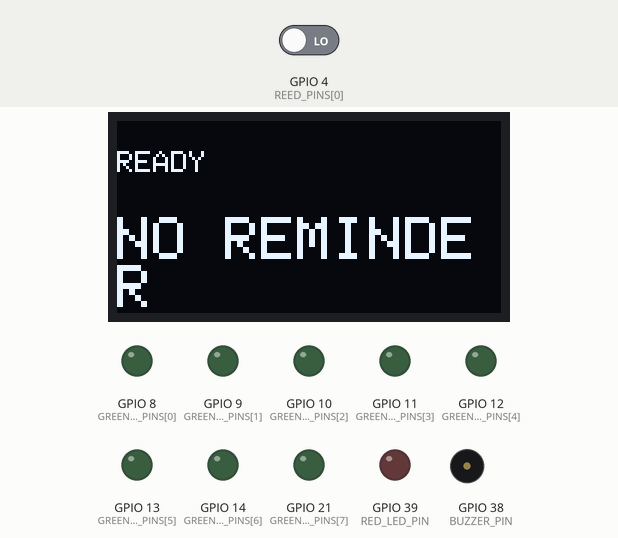
Bench run of a sketch on a simulated ESP32-S3. On the bench: 128×64 one-colour display, output pins drawn as LEDs (lit = HIGH), buzzer (waves = sounding, pin HIGH). The test bench sets the inputs (shaded band); at power-on: GPIO 4 (REED_PINS[0]) LOW. WiFi joins after 1.5 s; servers stay silent unless stated; uploads are accepted with an empty reply; what the sketch prints to the serial monitor is not drawn.

Above: at 2.4 s.
2.5 s: GPIO 4 (REED_PINS[0]) driven HIGH
4.6 s: GPIO 4 (REED_PINS[0]) driven LOW
Timing chart, 0 to 7.6 s (numbered marks = the images above; inputs shaded):
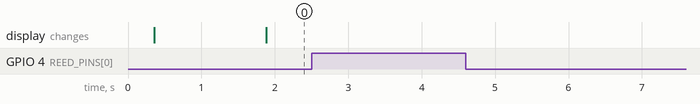

The sketch:

smart_pillbox_demo.ino
```cpp
/*
  Smart Pillbox AI - ESP32-S3 hardware MVP

  Required Arduino libraries:
  - ArduinoJson 7.x
  - Adafruit GFX Library
  - Adafruit SSD1306

  Copy config.example.h to config.h and update Wi-Fi/server settings first.
  Verify the GPIO map against the exact ESP32-S3 DevKitC board before wiring.
*/

#include <Adafruit_GFX.h>
#include <Adafruit_SSD1306.h>
#include <ArduinoJson.h>
#include <HTTPClient.h>
#include <WiFi.h>
#include <Wire.h>

#include "config.h"

constexpr uint8_t SLOT_COUNT = 8;
constexpr unsigned long DEBOUNCE_MS = 80;
constexpr unsigned long STATE_POLL_MS = 1500;
constexpr unsigned long WIFI_RETRY_MS = 5000;
constexpr unsigned long HTTP_TIMEOUT_MS = 1500;
constexpr unsigned long WRONG_WARNING_MS = 2000;
constexpr unsigned long TEMP_MESSAGE_MS = 2000;
constexpr uint8_t MAX_UPLOAD_ATTEMPTS = 3;
constexpr uint8_t EVENT_QUEUE_SIZE = 12;

// Safe defaults for a common ESP32-S3 DevKitC-1. Change only this block.
const uint8_t REED_PINS[SLOT_COUNT] = {4, 5, 6, 7, 15, 16, 17, 18};
const uint8_t GREEN_LED_PINS[SLOT_COUNT] = {8, 9, 10, 11, 12, 13, 14, 21};
// Start with Slot 1 only. Change every value to true after all eight sensors work.
const bool SLOT_ENABLED[SLOT_COUNT] = {
  true, false, false, false, false, false, false, false
};
constexpr uint8_t BUZZER_PIN = 38;
constexpr uint8_t RED_LED_PIN = 39;
constexpr uint8_t OLED_SDA_PIN = 41;
constexpr uint8_t OLED_SCL_PIN = 42;

// Most 3.3 V reed modules output LOW while the lid magnet is close.
// Change this one value to HIGH if Serial Monitor proves your module is inverted.
constexpr int REED_CLOSED_LEVEL = LOW;

constexpr uint8_t SCREEN_WIDTH = 128;
constexpr uint8_t SCREEN_HEIGHT = 64;
constexpr uint8_t OLED_ADDRESS = 0x3C;
Adafruit_SSD1306 display(SCREEN_WIDTH, SCREEN_HEIGHT, &Wire, -1);

struct QueuedEvent {
  uint8_t slotId;
  String eventType;
  uint8_t attempts;
  unsigned long nextAttemptAt;
  bool correctSlot;
};

bool rawOpenState[SLOT_COUNT];
bool stableOpenState[SLOT_COUNT];
unsigned long rawChangedAt[SLOT_COUNT];

QueuedEvent eventQueue[EVENT_QUEUE_SIZE];
uint8_t queueHead = 0;
uint8_t queueTail = 0;
uint8_t queueCount = 0;

bool oledReady = false;
bool reminderActive = false;
uint8_t activeSlot = 0;
uint8_t locallyAcknowledgedSlot = 0;
unsigned long lastStatePollAt = 0;
unsigned long lastWifiAttemptAt = 0;
unsigned long wrongWarningStartedAt = 0;
unsigned long temporaryMessageUntil = 0;

String stateEndpoint() {
  return String(SERVER_BASE_URL) + "/api/hardware/state?deviceId=" +
         String(DEVICE_ID) + "&heartbeat=1";
}

String eventEndpoint() {
  return String(SERVER_BASE_URL) + "/api/hardware/events";
}

void showMessage(const String& firstLine, const String& secondLine = "") {
  if (!oledReady) return;

  display.clearDisplay();
  display.setTextColor(SSD1306_WHITE);
  display.setTextSize(1);
  display.setCursor(0, 10);
  display.println(firstLine);
  display.setTextSize(2);
  display.setCursor(0, 32);
  display.println(secondLine);
  display.display();
}

void showCurrentState() {
  if (reminderActive) {
    showMessage("MEDICATION TIME", "OPEN SLOT " + String(activeSlot));
  } else if (WiFi.status() == WL_CONNECTED) {
    showMessage("READY", "NO REMINDER");
  } else {
    showMessage("SMART PILLBOX", "WIFI OFFLINE");
  }
}

bool readSlotOpen(uint8_t index) {
  return digitalRead(REED_PINS[index]) != REED_CLOSED_LEVEL;
}

void setAllSlotLeds(bool enabled) {
  for (uint8_t index = 0; index < SLOT_COUNT; index++) {
    digitalWrite(GREEN_LED_PINS[index], enabled ? HIGH : LOW);
  }
}

void setReminderState(bool enabled, uint8_t slotId = 0) {
  reminderActive = enabled;
  activeSlot = enabled ? slotId : 0;
  setAllSlotLeds(false);

  if (enabled && slotId >= 1 && slotId <= SLOT_COUNT) {
    digitalWrite(GREEN_LED_PINS[slotId - 1], HIGH);
  }

  if (millis() >= temporaryMessageUntil) showCurrentState();
}

void startWifiConnection() {
  lastWifiAttemptAt = millis();
  Serial.print("[WiFi] Connecting to ");
  Serial.println(WIFI_SSID);
  WiFi.mode(WIFI_STA);
  WiFi.begin(WIFI_SSID, WIFI_PASSWORD);
}

void maintainWifi(unsigned long now) {
  static wl_status_t previousStatus = WL_NO_SHIELD;
  const wl_status_t status = WiFi.status();

  if (status != previousStatus) {
    previousStatus = status;
    if (status == WL_CONNECTED) {
      Serial.print("[WiFi] Connected. ESP32 IP: ");
      Serial.println(WiFi.localIP());
      if (now >= temporaryMessageUntil) showCurrentState();
    }
  }

  if (status != WL_CONNECTED && now - lastWifiAttemptAt >= WIFI_RETRY_MS) {
    startWifiConnection();
  }
}

void addDeviceKeyHeader(HTTPClient& http) {
  if (String(DEVICE_API_KEY).length() > 0) {
    http.addHeader("X-Device-Key", DEVICE_API_KEY);
  }
}

bool enqueueEvent(uint8_t slotId, const String& eventType, bool correctSlot) {
  if (queueCount >= EVENT_QUEUE_SIZE) {
    Serial.println("[Event] Queue full; opening could not be queued.");
    return false;
  }

  eventQueue[queueTail] = {slotId, eventType, 0, 0, correctSlot};
  queueTail = (queueTail + 1) % EVENT_QUEUE_SIZE;
  queueCount++;

  Serial.printf("[Event] Queued %s for Slot %u. Queue=%u\n",
                eventType.c_str(), slotId, queueCount);
  return true;
}

void removeQueuedEvent() {
  if (queueCount == 0) return;
  queueHead = (queueHead + 1) % EVENT_QUEUE_SIZE;
  queueCount--;
}

bool uploadEvent(const QueuedEvent& queuedEvent) {
  HTTPClient http;
  http.setTimeout(HTTP_TIMEOUT_MS);
  http.begin(eventEndpoint());
  http.addHeader("Content-Type", "application/json");
  addDeviceKeyHeader(http);

  JsonDocument document;
  document["deviceId"] = DEVICE_ID;
  document["slotId"] = queuedEvent.slotId;
  document["eventType"] = queuedEvent.eventType;
  document["firmwareVersion"] = FIRMWARE_VERSION;
  String body;
  serializeJson(document, body);

  const int statusCode = http.POST(body);
  const String response = http.getString();
  http.end();

  Serial.printf("[HTTP] POST event -> %d %s\n", statusCode, response.c_str());
  return statusCode >= 200 && statusCode < 300;
}

void processEventQueue(unsigned long now) {
  if (queueCount == 0 || WiFi.status() != WL_CONNECTED) return;

  QueuedEvent& queuedEvent = eventQueue[queueHead];
  if (now < queuedEvent.nextAttemptAt) return;

  if (uploadEvent(queuedEvent)) {
    if (queuedEvent.correctSlot) {
      showMessage("SLOT " + String(queuedEvent.slotId) + " OPENED", "UPLOADED");
      temporaryMessageUntil = now + TEMP_MESSAGE_MS;
    }
    removeQueuedEvent();
    return;
  }

  queuedEvent.attempts++;
  if (queuedEvent.attempts >= MAX_UPLOAD_ATTEMPTS) {
    Serial.println("[Event] Upload failed after 3 attempts; event removed.");
    showMessage("UPLOAD FAILED", "CHECK SERVER");
    temporaryMessageUntil = now + TEMP_MESSAGE_MS;
    removeQueuedEvent();
    return;
  }

  queuedEvent.nextAttemptAt = now + 1000UL * queuedEvent.attempts;
  showMessage("UPLOAD FAILED", "RETRYING");
  temporaryMessageUntil = now + 900;
}

void pollDeviceState(unsigned long now) {
  if (WiFi.status() != WL_CONNECTED || now - lastStatePollAt < STATE_POLL_MS) {
    return;
  }
  lastStatePollAt = now;

  HTTPClient http;
  http.setTimeout(HTTP_TIMEOUT_MS);
  http.begin(stateEndpoint());
  addDeviceKeyHeader(http);
  const int statusCode = http.GET();

  if (statusCode < 200 || statusCode >= 300) {
    Serial.printf("[HTTP] GET state failed -> %d\n", statusCode);
    http.end();
    return;
  }

  JsonDocument document;
  const DeserializationError error = deserializeJson(document, http.getStream());
  http.end();
  if (error) {
    Serial.printf("[HTTP] Invalid state JSON: %s\n", error.c_str());
    return;
  }

  const String status = document["status"] | "idle";
  const uint8_t nextActiveSlot = document["activeSlot"] | 0;

  if (
    status == "reminding" &&
    nextActiveSlot >= 1 &&
    nextActiveSlot <= SLOT_COUNT &&
    locallyAcknowledgedSlot != nextActiveSlot
  ) {
    if (!reminderActive || activeSlot != nextActiveSlot) {
      Serial.printf("[State] Reminder active for Slot %u.\n", nextActiveSlot);
      setReminderState(true, nextActiveSlot);
    }
  } else if (status == "idle") {
    locallyAcknowledgedSlot = 0;
    if (reminderActive) {
      Serial.println("[State] Reminder stopped by server.");
      setReminderState(false);
    }
  }
}

void handleOpenedSlot(uint8_t slotId, unsigned long now) {
  const bool isCorrectSlot = reminderActive && slotId == activeSlot;
  const bool isWrongSlot = reminderActive && slotId != activeSlot;
  const String eventType = isWrongSlot ? "wrong_slot_open" : "lid_open";

  Serial.printf("[Sensor] Slot %u opened (%s).\n", slotId, eventType.c_str());
  enqueueEvent(slotId, eventType, isCorrectSlot);

  if (isCorrectSlot) {
    locallyAcknowledgedSlot = slotId;
    setReminderState(false);
    showMessage("SLOT " + String(slotId) + " OPENED", "UPLOADING");
    temporaryMessageUntil = now + TEMP_MESSAGE_MS;
  } else if (isWrongSlot) {
    wrongWarningStartedAt = now;
    showMessage("WRONG SLOT " + String(slotId), "OPEN SLOT " + String(activeSlot));
    temporaryMessageUntil = now + WRONG_WARNING_MS;
  }
}

void scanReedSensors(unsigned long now) {
  for (uint8_t index = 0; index < SLOT_COUNT; index++) {
    if (!SLOT_ENABLED[index]) continue;
    const bool rawIsOpen = readSlotOpen(index);

    if (rawIsOpen != rawOpenState[index]) {
      rawOpenState[index] = rawIsOpen;
      rawChangedAt[index] = now;
    }

    if (
      rawIsOpen != stableOpenState[index] &&
      now - rawChangedAt[index] >= DEBOUNCE_MS
    ) {
      const bool wasOpen = stableOpenState[index];
      stableOpenState[index] = rawIsOpen;
      Serial.printf("[Sensor] Slot %u is now %s.\n", index + 1,
                    rawIsOpen ? "OPEN" : "CLOSED");

      if (!wasOpen && rawIsOpen) {
        handleOpenedSlot(index + 1, now);
      }
    }
  }
}

void updateIndicators(unsigned long now) {
  const bool wrongWarningActive =
    wrongWarningStartedAt > 0 && now - wrongWarningStartedAt < WRONG_WARNING_MS;

  if (wrongWarningActive) {
    digitalWrite(RED_LED_PIN, HIGH);
    digitalWrite(BUZZER_PIN, ((now - wrongWarningStartedAt) / 100) % 2 == 0);
  } else {
    digitalWrite(RED_LED_PIN, LOW);
    const bool reminderBeep = reminderActive && now % 1000 < 350;
    digitalWrite(BUZZER_PIN, reminderBeep ? HIGH : LOW);
  }

  if (temporaryMessageUntil > 0 && now >= temporaryMessageUntil) {
    temporaryMessageUntil = 0;
    showCurrentState();
  }
}

void setup() {
  Serial.begin(115200);
  delay(300);
  Serial.println("\n[Boot] Smart Pillbox AI starting.");

  for (uint8_t index = 0; index < SLOT_COUNT; index++) {
    pinMode(REED_PINS[index], SLOT_ENABLED[index] ? INPUT : INPUT_PULLUP);
    pinMode(GREEN_LED_PINS[index], OUTPUT);
    digitalWrite(GREEN_LED_PINS[index], LOW);
    rawOpenState[index] = SLOT_ENABLED[index] ? readSlotOpen(index) : false;
    stableOpenState[index] = rawOpenState[index];
    rawChangedAt[index] = 0;
    if (SLOT_ENABLED[index]) {
      Serial.printf("[Sensor] Slot %u boot state: %s.\n", index + 1,
                    stableOpenState[index] ? "OPEN" : "CLOSED");
    }
  }

  pinMode(BUZZER_PIN, OUTPUT);
  pinMode(RED_LED_PIN, OUTPUT);
  digitalWrite(BUZZER_PIN, LOW);
  digitalWrite(RED_LED_PIN, LOW);

  Wire.begin(OLED_SDA_PIN, OLED_SCL_PIN);
  oledReady = display.begin(SSD1306_SWITCHCAPVCC, OLED_ADDRESS);
  if (!oledReady) {
    Serial.println("[OLED] SSD1306 not found; continuing without display.");
  } else {
    showMessage("SMART PILLBOX", "CONNECTING WIFI");
  }

  startWifiConnection();
  Serial.println("[Boot] Sensor loop ready.");
}

void loop() {
  const unsigned long now = millis();
  scanReedSensors(now);
  maintainWifi(now);
  processEventQueue(now);
  pollDeviceState(now);
  updateIndicators(now);
  delay(5);
}
```

config.example.h
```cpp
#pragma once

#define WIFI_SSID "YOUR_WIFI_NAME"
#define WIFI_PASSWORD "YOUR_WIFI_PASSWORD"
#define SERVER_BASE_URL "http://192.168.x.x:3000"
#define DEVICE_ID "PILLBOX-DEMO-001"
#define DEVICE_API_KEY ""
#define FIRMWARE_VERSION "esp32-s3-mvp-0.2.0"
```

Measured:
- after the input at 2.5 s, every drawn part: stays the same
- after the input at 4.6 s, every drawn part: stays the same
